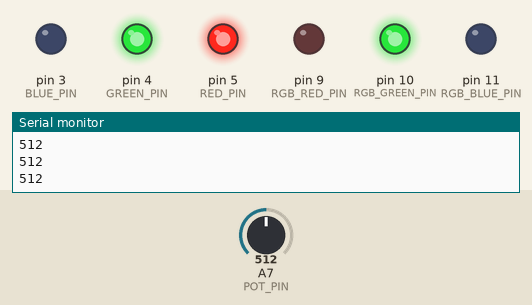
Simulated run of this sketch. Board: Arduino Nano, built with avr-gcc and run on an emulated ATmega328P. Shown: output pins drawn as LEDs (lit = HIGH), the last lines printed to the serial monitor. Dashed ring = blinking. The test bench sets the inputs (shaded band); at power-on: A7 (POT_PIN) = 512.

Above: at 1.2 s.
1.3 s: A7 (POT_PIN) set to 356
2.8 s: A7 (POT_PIN) set to 324
At 3.2 s:
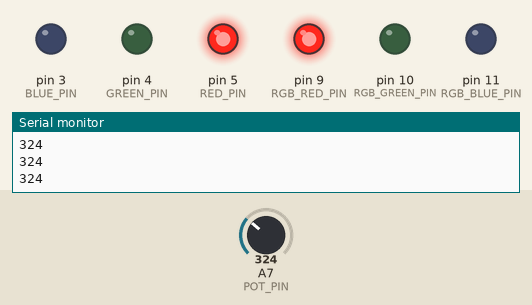
4.3 s: A7 (POT_PIN) set to 53
6.0 s: A7 (POT_PIN) set to 46
At 6.9 s:
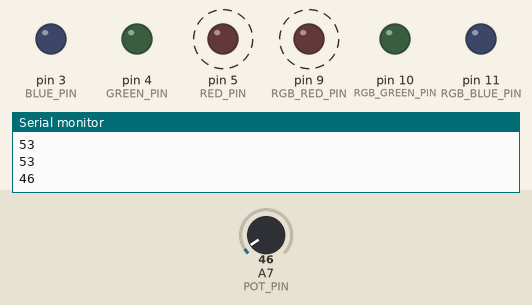
9.0 s: A7 (POT_PIN) set to 690
At 10.2 s:
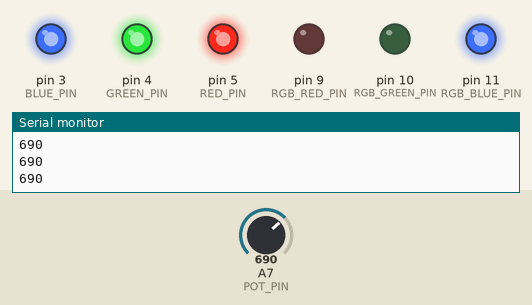
10.5 s: A7 (POT_PIN) set to 673
At 11.4 s:
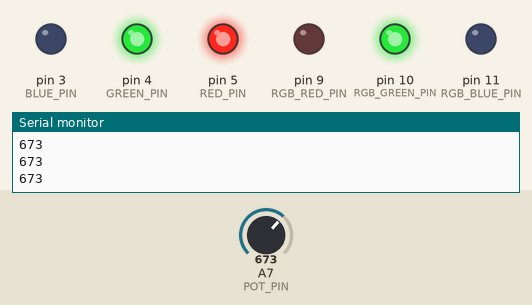
Timing chart, 0 to 13.0 s (numbered marks = the images above; inputs shaded):
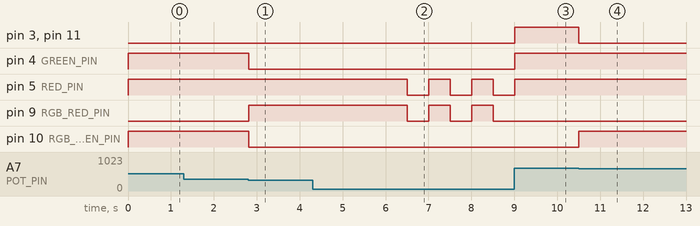

The sketch:

04-Analog-Completo.ino
```cpp
#define RED_PIN       5
#define GREEN_PIN     4
#define BLUE_PIN      3

#define BUTTON_R_PIN  8
#define BUTTON_G_PIN  7
#define BUTTON_B_PIN  6

#define POT_PIN       A7

#define RGB_RED_PIN   9
#define RGB_GREEN_PIN 10
#define RGB_BLUE_PIN  11


void setup() {
  pinMode(RED_PIN, OUTPUT);
  pinMode(GREEN_PIN, OUTPUT);
  pinMode(BLUE_PIN, OUTPUT);

  pinMode(BUTTON_R_PIN, INPUT);
  pinMode(BUTTON_G_PIN, INPUT);
  pinMode(BUTTON_B_PIN, INPUT);

  pinMode(POT_PIN, INPUT);

  pinMode(RGB_RED_PIN, OUTPUT);
  pinMode(RGB_GREEN_PIN, OUTPUT);
  pinMode(RGB_BLUE_PIN, OUTPUT);

  Serial.begin(9600);
}

void loop() {
  int pot = analogRead(POT_PIN);
  Serial.println(pot);

  if(pot >= 680) {
    setColor(0,0,255);
    digitalWrite(RED_PIN, 1);
    digitalWrite(GREEN_PIN, 1);
    digitalWrite(BLUE_PIN, 1);
  }
  else if(pot >=340) {
    setColor(0,255,0);
    digitalWrite(RED_PIN, 1);
    digitalWrite(GREEN_PIN, 1);
    digitalWrite(BLUE_PIN, 0);
  }
  else if(pot > 50) {
    setColor(255,0,0);
    digitalWrite(RED_PIN, 1);
    digitalWrite(GREEN_PIN, 0);
    digitalWrite(BLUE_PIN, 0);
  }
  else {
    digitalWrite(GREEN_PIN, 0);
    digitalWrite(BLUE_PIN, 0);
    setColor(255,0,0);
    digitalWrite(RED_PIN, 1);
    delay(500);
    setColor(0,0,0);
    digitalWrite(RED_PIN, 0);
    delay(500);
  }

}

void setColor(int redValue, int greenValue, int blueValue) {
  analogWrite(RGB_RED_PIN, redValue);
  analogWrite(RGB_GREEN_PIN, greenValue);
  analogWrite(RGB_BLUE_PIN, blueValue);
}
```

Measured:
- the behaviour switches between 340 and 339 on A7 (POT_PIN) (found by bisection; images 0 and 1)
- the behaviour switches between 51 and 50 on A7 (POT_PIN) (found by bisection; images 1 and 2)
- the behaviour switches between 680 and 679 on A7 (POT_PIN) (found by bisection; images 3 and 4)
- after the input at 2.8 s, pin 4 (GREEN_PIN), pin 10 (RGB_GREEN_PIN): HIGH → LOW at once; pin 9 (RGB_RED_PIN): LOW → HIGH at once
- after the input at 6.0 s, pin 5 (RED_PIN), pin 9 (RGB_RED_PIN): alternates HIGH for 0.50 s and LOW for 0.50 s, starting after 0.51 s
- after the input at 9.0 s, pin 3 (BLUE_PIN), pin 4 (GREEN_PIN), pin 11 (RGB_BLUE_PIN): LOW → HIGH at once; pin 5 (RED_PIN): goes on until 9.0 s, then stays HIGH; pin 9 (RGB_RED_PIN): stays LOW (without the input it goes to HIGH after 0.01 s)
- after the input at 10.5 s, pin 3 (BLUE_PIN), pin 11 (RGB_BLUE_PIN): HIGH → LOW at once; pin 10 (RGB_GREEN_PIN): LOW → HIGH at once
